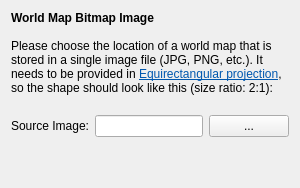
  <widget class="QWizardPage" name="wizardPageBitmap">
   <layout class="QVBoxLayout" name="verticalLayout_2">
    <item>
     <widget class="QLabel" name="label_2">
      <property name="text">
       <string>&lt;!DOCTYPE HTML PUBLIC &quot;-//W3C//DTD HTML 4.0//EN&quot; &quot;http://www.w3.org/TR/REC-html40/strict.dtd&quot;&gt;
&lt;html&gt;&lt;head&gt;&lt;meta name=&quot;qrichtext&quot; content=&quot;1&quot; /&gt;&lt;style type=&quot;text/css&quot;&gt;
p, li { white-space: pre-wrap; }
&lt;/style&gt;&lt;/head&gt;&lt;body style=&quot; font-family:'Sans Serif'; font-size:9pt; font-weight:400; font-style:normal;&quot;&gt;
&lt;p style=&quot; margin-top:0px; margin-bottom:0px; margin-left:0px; margin-right:0px; -qt-block-indent:0; text-indent:0px;&quot;&gt;&lt;span style=&quot; font-weight:600;&quot;&gt;World Map Bitmap Image&lt;/span&gt;&lt;/p&gt;
&lt;p style=&quot;-qt-paragraph-type:empty; margin-top:0px; margin-bottom:0px; margin-left:0px; margin-right:0px; -qt-block-indent:0; text-indent:0px; font-weight:600;&quot;&gt;&lt;/p&gt;
&lt;p style=&quot; margin-top:0px; margin-bottom:0px; margin-left:0px; margin-right:0px; -qt-block-indent:0; text-indent:0px;&quot;&gt;Please choose the location of a world map that is stored in a single image file (JPG, PNG, etc.). It needs to be provided in &lt;a href=&quot;https://en.wikipedia.org/wiki/Equirectangular_projection&quot;&gt;&lt;span style=&quot; text-decoration: underline; color:#0057ae;&quot;&gt;Equirectangular projection&lt;/span&gt;&lt;/a&gt;, so the shape should look like this (size ratio: 2:1):&lt;/p&gt;
&lt;p style=&quot; margin-top:12px; margin-bottom:12px; margin-left:0px; margin-right:0px; -qt-block-indent:0; text-indent:0px;&quot;&gt;&lt;img src=&quot;:/data/svg/worldmap.svg&quot; width=&quot;150&quot; /&gt;&lt;/p&gt;&lt;/body&gt;&lt;/html&gt;</string>
      </property>
      <property name="wordWrap">
       <bool>true</bool>
      </property>
     </widget>
    </item>
    <item>
     <layout class="QHBoxLayout" name="horizontalLayout">
      <item>
       <widget class="QLabel" name="labelSource">
        <property name="text">
         <string>Source Image:</string>
        </property>
        <property name="alignment">
         <set>Qt::AlignRight|Qt::AlignTrailing|Qt::AlignVCenter</set>
        </property>
        <property name="buddy">
         <cstring>lineEditSource</cstring>
        </property>
       </widget>
      </item>
      <item>
       <widget class="QLineEdit" name="lineEditSource"/>
      </item>
      <item>
       <widget class="QPushButton" name="pushButtonSource">
        <property name="text">
         <string>...</string>
        </property>
       </widget>
      </item>
     </layout>
    </item>
    <item>
     <spacer name="verticalSpacer">
      <property name="orientation">
       <enum>Qt::Vertical</enum>
      </property>
      <property name="sizeHint" stdset="0">
       <size>
        <width>20</width>
        <height>40</height>
       </size>
      </property>
     </spacer>
    </item>
   </layout>
  </widget>
